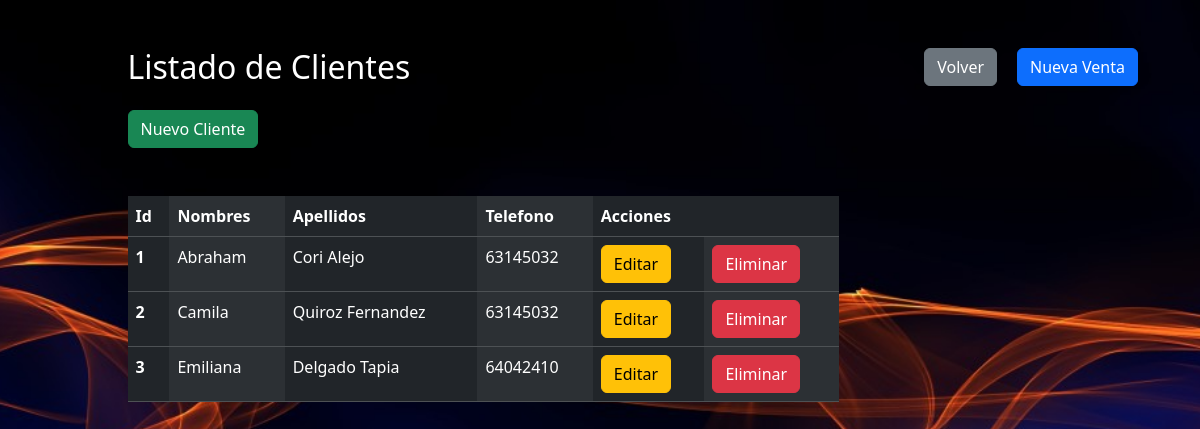
Screenshot of /clientes with the database file from the repository.
### tables this page shows
CREATE TABLE cliente (
        cod_cli INTEGER PRIMARY KEY,
        nombre TEXT NOT NULL,
        apellido TEXT NOT NULL,
        telefono TEXT NOT NULL
        );

### app.py (the view)
@app.route("/clientes")
def clientes():
    conn=sqlite3.connect("sistema_farmacia.db")
    conn.row_factory=sqlite3.Row
    cursor=conn.cursor()
    cursor.execute("select * from cliente")
    clientes=cursor.fetchall()
    return render_template("clientes/listar_clientes.html",clientes=clientes)

### templates/clientes/listar_clientes.html (shortened to what this page needs)
<!doctype html>
<html lang="es">
  <head>
    <link href="https://cdn.jsdelivr.net/npm/bootstrap@5.3.3/dist/css/bootstrap.min.css" rel="stylesheet">
    <link rel="stylesheet" href="{{ url_for('static', filename='css/estilos_registro_usuario.css') }}">
    <link rel="stylesheet" href="https://cdnjs.cloudflare.com/ajax/libs/sweetalert/2.1.2/sweetalert.min.css">
  </head>
<body>
    <div class="container mt-5">
        <a href="/ventas/nuevo"  class="btn btn-primary volver">Nueva Venta</a>
        <a href="/admin/dashboard" class="btn btn-secondary volver">Volver</a>
        <div class="row justify-content-center">
            <div class="col-12 col-md-10">
                <h2>Listado de Clientes</h2>
                <a href="/clientes/nuevo" class="btn btn-success mt-3">Nuevo Cliente</a>
                <table class="table table-hover table-dark table-striped-columns mt-5">
                    <thead>
                        <tr>
                            <th scope="col">Id</th>
                            <th scope="col">Nombres</th>
                            <th scope="col">Apellidos</th>
                            <th scope="col">Telefono</th>
                            <th colspan="2">Acciones</th>
                        </tr>
                    </thead>
                    <tbody>
                        {% for item in clientes %}
                        <tr>
                            <th scope="row">{{item['cod_cli']}}</th>
                            <td>{{item['nombre']}}</td>
                            <td>{{item['apellido']}}</td>
                            <td>{{item['telefono']}}</td>
                            <td><a href="/clientes/editar/{{item['cod_cli']}}" class="btn btn-warning">Editar</a></td>
                            <td><a href="/clientes/eliminar/{{item['cod_cli']}}"  class="btn btn-danger"onclick="mostrarMensajeEliminado()">Eliminar</a></td>
                        </tr>
                        {% endfor %}
                    </tbody>
                </table>
            </div>
        </div>
    </div>
</body>
</html>

### static/css/estilos_registro_usuario.css (style rules this page uses)
body { padding-top: 0px; background-image: url('../imagenes/fondo_login.jpg'); background-size: cover; background-repeat: no-repeat; background-position: center; height:750px; color:#ffffff; }
.volver { float: right; margin-right: 20px; }

### rows the page displays
cliente: cod_cli "1", nombre "Abraham", apellido "Cori Alejo", telefono "63145032"
cliente: cod_cli "2", nombre "Camila", apellido "Quiroz Fernandez", telefono "63145032"
cliente: cod_cli "3", nombre "Emiliana", apellido "Delgado Tapia", telefono "64042410"
